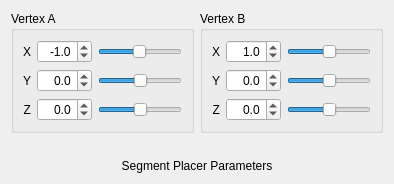
                <widget class="QWidget" name="SegmentPlacerPage">
                 <layout class="QGridLayout" name="gridLayout_23">
                  <item row="0" column="0">
                   <widget class="QGroupBox" name="VertexABox">
                    <property name="title">
                     <string>Vertex A</string>
                    </property>
                    <layout class="QGridLayout" name="gridLayout_24">
                     <item row="0" column="0">
                      <widget class="QLabel" name="VertexAXLabel">
                       <property name="text">
                        <string>X</string>
                       </property>
                       <property name="alignment">
                        <set>Qt::AlignRight|Qt::AlignTrailing|Qt::AlignVCenter</set>
                       </property>
                      </widget>
                     </item>
                     <item row="1" column="0">
                      <widget class="QLabel" name="VertexAYLabel">
                       <property name="text">
                        <string>Y</string>
                       </property>
                       <property name="alignment">
                        <set>Qt::AlignRight|Qt::AlignTrailing|Qt::AlignVCenter</set>
                       </property>
                      </widget>
                     </item>
                     <item row="2" column="0">
                      <widget class="QLabel" name="VertexAZLabel">
                       <property name="text">
                        <string>Z</string>
                       </property>
                       <property name="alignment">
                        <set>Qt::AlignRight|Qt::AlignTrailing|Qt::AlignVCenter</set>
                       </property>
                      </widget>
                     </item>
                     <item row="0" column="1">
                      <widget class="QDoubleSpinBox" name="SegmentPlacerVertexAXSpinBox">
                       <property name="alignment">
                        <set>Qt::AlignRight|Qt::AlignTrailing|Qt::AlignVCenter</set>
                       </property>
                       <property name="decimals">
                        <number>1</number>
                       </property>
                       <property name="minimum">
                        <double>-10.000000000000000</double>
                       </property>
                       <property name="maximum">
                        <double>10.000000000000000</double>
                       </property>
                       <property name="singleStep">
                        <double>0.100000000000000</double>
                       </property>
                       <property name="value">
                        <double>-1.000000000000000</double>
                       </property>
                      </widget>
                     </item>
                     <item row="1" column="1">
                      <widget class="QDoubleSpinBox" name="SegmentPlacerVertexAYSpinBox">
                       <property name="alignment">
                        <set>Qt::AlignRight|Qt::AlignTrailing|Qt::AlignVCenter</set>
                       </property>
                       <property name="decimals">
                        <number>1</number>
                       </property>
                       <property name="minimum">
                        <double>-10.000000000000000</double>
                       </property>
                       <property name="maximum">
                        <double>10.000000000000000</double>
                       </property>
                       <property name="singleStep">
                        <double>0.100000000000000</double>
                       </property>
                      </widget>
                     </item>
                     <item row="2" column="1">
                      <widget class="QDoubleSpinBox" name="SegmentPlacerVertexAZSpinBox">
                       <property name="alignment">
                        <set>Qt::AlignRight|Qt::AlignTrailing|Qt::AlignVCenter</set>
                       </property>
                       <property name="decimals">
                        <number>1</number>
                       </property>
                       <property name="minimum">
                        <double>-10.000000000000000</double>
                       </property>
                       <property name="maximum">
                        <double>10.000000000000000</double>
                       </property>
                       <property name="singleStep">
                        <double>0.100000000000000</double>
                       </property>
                      </widget>
                     </item>
                     <item row="0" column="2">
                      <widget class="QSlider" name="SegmentPlacerVertexAXSlider">
                       <property name="minimum">
                        <number>-100</number>
                       </property>
                       <property name="maximum">
                        <number>100</number>
                       </property>
                       <property name="value">
                        <number>-1</number>
                       </property>
                       <property name="orientation">
                        <enum>Qt::Horizontal</enum>
                       </property>
                      </widget>
                     </item>
                     <item row="1" column="2">
                      <widget class="QSlider" name="SegmentPlacerVertexAYSlider">
                       <property name="minimum">
                        <number>-100</number>
                       </property>
                       <property name="maximum">
                        <number>100</number>
                       </property>
                       <property name="orientation">
                        <enum>Qt::Horizontal</enum>
                       </property>
                      </widget>
                     </item>
                     <item row="2" column="2">
                      <widget class="QSlider" name="SegmentPlacerVertexAZSlider">
                       <property name="minimum">
                        <number>-100</number>
                       </property>
                       <property name="maximum">
                        <number>100</number>
                       </property>
                       <property name="orientation">
                        <enum>Qt::Horizontal</enum>
                       </property>
                      </widget>
                     </item>
                    </layout>
                   </widget>
                  </item>
                  <item row="1" column="0" colspan="2">
                   <spacer name="verticalSpacer_24">
                    <property name="orientation">
                     <enum>Qt::Vertical</enum>
                    </property>
                    <property name="sizeType">
                     <enum>QSizePolicy::Fixed</enum>
                    </property>
                    <property name="sizeHint" stdset="0">
                     <size>
                      <width>20</width>
                      <height>20</height>
                     </size>
                    </property>
                   </spacer>
                  </item>
                  <item row="2" column="0" colspan="2">
                   <widget class="QLabel" name="SegmentPlacerParametersLabel">
                    <property name="sizePolicy">
                     <sizepolicy hsizetype="Preferred" vsizetype="Fixed">
                      <horstretch>0</horstretch>
                      <verstretch>0</verstretch>
                     </sizepolicy>
                    </property>
                    <property name="text">
                     <string>Segment Placer Parameters</string>
                    </property>
                    <property name="alignment">
                     <set>Qt::AlignCenter</set>
                    </property>
                   </widget>
                  </item>
                  <item row="0" column="1">
                   <widget class="QGroupBox" name="VertexBBox">
                    <property name="title">
                     <string>Vertex B</string>
                    </property>
                    <layout class="QGridLayout" name="gridLayout_25">
                     <item row="0" column="0">
                      <widget class="QLabel" name="VertexBXLabel">
                       <property name="text">
                        <string>X</string>
                       </property>
                       <property name="alignment">
                        <set>Qt::AlignRight|Qt::AlignTrailing|Qt::AlignVCenter</set>
                       </property>
                      </widget>
                     </item>
                     <item row="1" column="0">
                      <widget class="QLabel" name="VertexBYLabel">
                       <property name="text">
                        <string>Y</string>
                       </property>
                       <property name="alignment">
                        <set>Qt::AlignRight|Qt::AlignTrailing|Qt::AlignVCenter</set>
                       </property>
                      </widget>
                     </item>
                     <item row="2" column="0">
                      <widget class="QLabel" name="VertexBZLabel">
                       <property name="text">
                        <string>Z</string>
                       </property>
                       <property name="alignment">
                        <set>Qt::AlignRight|Qt::AlignTrailing|Qt::AlignVCenter</set>
                       </property>
                      </widget>
                     </item>
                     <item row="0" column="1">
                      <widget class="QDoubleSpinBox" name="SegmentPlacerVertexBXSpinBox">
                       <property name="alignment">
                        <set>Qt::AlignRight|Qt::AlignTrailing|Qt::AlignVCenter</set>
                       </property>
                       <property name="decimals">
                        <number>1</number>
                       </property>
                       <property name="minimum">
                        <double>-10.000000000000000</double>
                       </property>
                       <property name="maximum">
                        <double>10.000000000000000</double>
                       </property>
                       <property name="singleStep">
                        <double>0.100000000000000</double>
                       </property>
                       <property name="value">
                        <double>1.000000000000000</double>
                       </property>
                      </widget>
                     </item>
                     <item row="1" column="1">
                      <widget class="QDoubleSpinBox" name="SegmentPlacerVertexBYSpinBox">
                       <property name="alignment">
                        <set>Qt::AlignRight|Qt::AlignTrailing|Qt::AlignVCenter</set>
                       </property>
                       <property name="decimals">
                        <number>1</number>
                       </property>
                       <property name="minimum">
                        <double>-10.000000000000000</double>
                       </property>
                       <property name="maximum">
                        <double>10.000000000000000</double>
                       </property>
                       <property name="singleStep">
                        <double>0.100000000000000</double>
                       </property>
                      </widget>
                     </item>
                     <item row="2" column="1">
                      <widget class="QDoubleSpinBox" name="SegmentPlacerVertexBZSpinBox">
                       <property name="alignment">
                        <set>Qt::AlignRight|Qt::AlignTrailing|Qt::AlignVCenter</set>
                       </property>
                       <property name="decimals">
                        <number>1</number>
                       </property>
                       <property name="minimum">
                        <double>-10.000000000000000</double>
                       </property>
                       <property name="maximum">
                        <double>10.000000000000000</double>
                       </property>
                       <property name="singleStep">
                        <double>0.100000000000000</double>
                       </property>
                      </widget>
                     </item>
                     <item row="0" column="2">
                      <widget class="QSlider" name="SegmentPlacerVertexBXSlider">
                       <property name="minimum">
                        <number>-100</number>
                       </property>
                       <property name="maximum">
                        <number>100</number>
                       </property>
                       <property name="value">
                        <number>1</number>
                       </property>
                       <property name="orientation">
                        <enum>Qt::Horizontal</enum>
                       </property>
                      </widget>
                     </item>
                     <item row="1" column="2">
                      <widget class="QSlider" name="SegmentPlacerVertexBYSlider">
                       <property name="minimum">
                        <number>-100</number>
                       </property>
                       <property name="maximum">
                        <number>100</number>
                       </property>
                       <property name="orientation">
                        <enum>Qt::Horizontal</enum>
                       </property>
                      </widget>
                     </item>
                     <item row="2" column="2">
                      <widget class="QSlider" name="SegmentPlacerVertexBZSlider">
                       <property name="minimum">
                        <number>-100</number>
                       </property>
                       <property name="maximum">
                        <number>100</number>
                       </property>
                       <property name="orientation">
                        <enum>Qt::Horizontal</enum>
                       </property>
                      </widget>
                     </item>
                    </layout>
                   </widget>
                  </item>
                 </layout>
                </widget>
